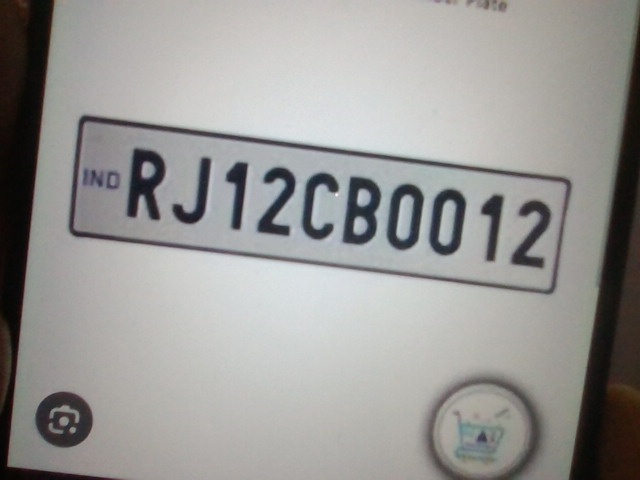
#> input picture CarPictures/car.jpg, 640 x 480 px
$ python main.py
#> lines starting #> are read from the running program, lines starting #| are printed output that depends on the picture; after the words box and inside, x2 and y2 are one past the last pixel; in counts of white or black regions, pixels touching at a corner belong together
import cv2
import imutils   # to resize our images
import pytesseract
# import winsound  # Produce sound
pytesseract.pytesseract.tesseract_cmd=r"C:\Program Files\Tesseract-OCR\tesseract.exe"  # installing tesseract ocr directory

# [12 lines of commented-out code are left out]
image=cv2.imread('CarPictures/car.jpg')
#> image is the input picture: shape (480, 640, 3); mean B, G, R 150.4, 152.7, 153.8
#we will resize and standardise our image to 500
image=imutils.resize(image,width=500)
#> image: shape (375, 500, 3)
#we will display original image when it will start finding
cv2.imshow("Original Image",image) # here original image is the name of window can give your suitable name
#cv2.waitKey(0)

#now we will convert image to gray scale
#why we do is because it will reduce the dimension , also reduces complexity of image
#and yeah there are few algorithms like canny , etc which only works on grayscale images
gray=cv2.cvtColor(image,cv2.COLOR_BGR2GRAY)
cv2.imshow("Gray Scale Image",gray)
#cv2.waitKey(0)

#now we will reduce noise from our image and make it smooth
gray=cv2.bilateralFilter(gray,11,17,17)
cv2.imshow("Smoother Image",gray)
#cv2.waitKey(0)

#now we will find the edges of images
edged=cv2.Canny(gray,170,200)
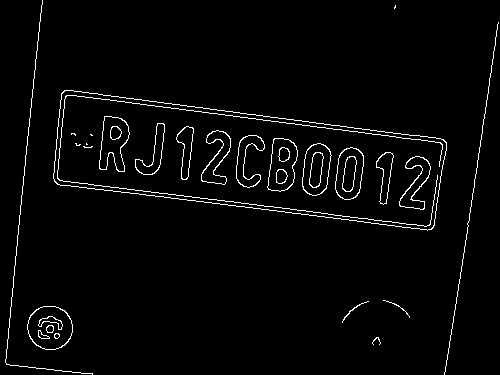
#> edged: shape (375, 500); 2.7% white in thin lines or dots
cv2.imshow("Canny edge",edged)
#cv2.waitKey(0)

#now we will find the contours based on the images.
cnts,new=cv2.findContours(edged.copy(),cv2.RETR_LIST,cv2.CHAIN_APPROX_SIMPLE)
#> cnts = 54 contours, 13 with area under 20; largest, box (x1, y1, x2, y2) and area: (53, 90, 447, 231) 35816, (53, 90, 447, 231) 35802, (27, 306, 73, 350) 1548, (27, 306, 73, 350) 1512, (267, 138, 298, 192) 1205; new = 54 rows, first 6: [1, -1, -1, -1], [2, 0, -1, -1], [3, 1, -1, -1], [4, 2, -1, -1], [5, 3, -1, -1], [6, 4, -1, -1]
#so here cnts is contours which means that it is like the curve joining all the contiour points
#new is heirarchy-relationship
#RETR_LIST - it retrives all the contours but doesn't create any parent-child relationship
#CHAIN_APPROX_SIMPLE - it removes all the redundant points and compress the contour by saving memory

#we will create a copy of our original image to draw all the contours
image1=image.copy()
cv2.drawContours(image1,cnts,-1,(0,255,0),3)
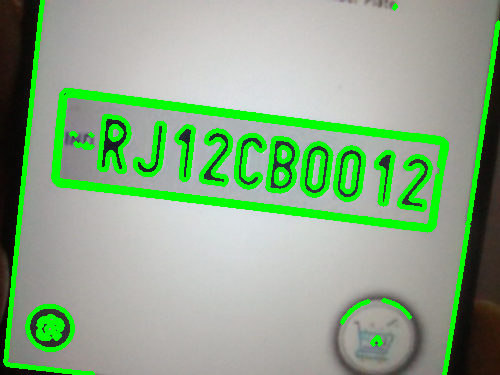
#> image1: shape (375, 500, 3); mean B, G, R 136.8, 170.3, 140.3
cv2.imshow("Canny After Contouring",image1)
#cv2.waitKey(0)

#now we don't want all the contours we are intrested only in number plate
#but can't directly locate that so we will sort them on the basic of their areas
#we will select those area which are maximum so we will select top 30 areas
#but it will give sorted list as in order of min to maximum
#so for that we will reverse the order of sorting

cnts=sorted(cnts,key=cv2.contourArea,reverse=True)[:30]
#> cnts = 30 contours; largest, box (x1, y1, x2, y2) and area: (53, 90, 447, 231) 35816, (53, 90, 447, 231) 35802, (27, 306, 73, 350) 1548, (27, 306, 73, 350) 1512, (267, 138, 298, 192) 1205
NumberPlateCount=None

#to drow top 30 contours we will make copy of original image and use
image2=image.copy()
cv2.drawContours(image2,cnts,-1,(0,255,0),3)
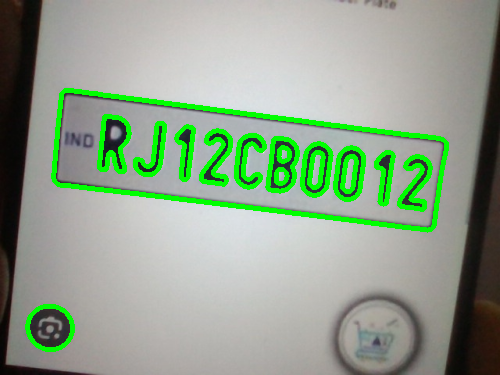
#> image2: shape (375, 500, 3); mean B, G, R 141.5, 163, 145.3
cv2.imshow("Top 30 Contours",image2)
#cv2.waitKey(0)

#now we will run a for loop on our contours to find the best possible contour of our expectes number plate
count=0
name=1  #name of our cropped image

for i in cnts:
    perimeter=cv2.arcLength(i,True)
    #perimeter is also called as arcLength and we can find directly in python using arcLength function
    approx=cv2.approxPolyDP(i,0.02*perimeter,True)
    #approxPolyDP we have used because it approximates the curve of polygon with the precision
    if(len(approx)==4):  # 4 means it has 4 corner which well be most probably our number plate as it also has 4 corners
        NumberPlateCount=approx
        #now we will crop that rectangle part
        x , y , w , h =cv2.boundingRect(i)
        crp_img=image[y:y+h,x:x+w]
        cv2.imwrite(str(name)+'.png',crp_img)
        name+=1

        break
#> this loop made 1 pass
#> (perimeter, NumberPlateCount, x, y, w, h, name) on pass 1: (990.4, [[61, 93], [57, 184], [434, 225], [443, 139]], 53, 90, 394, 141, 2)
#> pass 1, `crp_img=image[y:y+h,x:x+w]`:
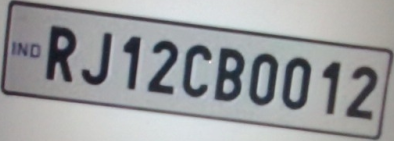
#> crp_img: shape (141, 394, 3); mean B, G, R 159, 157, 155.3
#> after the loop, name = 2

#now we will draw contour in our main image that we have identified as a number plate
cv2.drawContours(image,[NumberPlateCount],-1,(0,255,0),3)
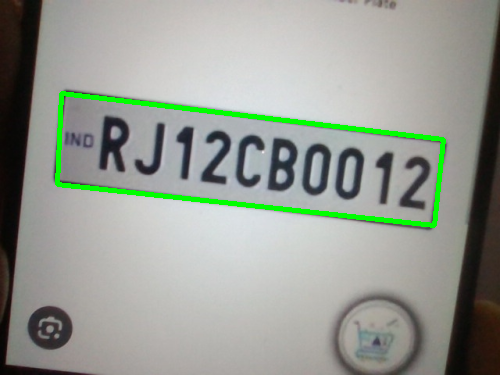
#> image: shape (375, 500, 3); mean B, G, R 147.6, 156.2, 150.9
cv2.imshow("Final Image",image)
#cv2.waitKey(0)

#we will crop only the part of number plate
crop_img_loc='1.png'
cv2.imshow("Cropped Image",cv2.imread(crop_img_loc))
#cv2.waitKey(0)

#now what we do is by using pytesseract module we will convert our image into text
#> (the run stopped early here; a loop or call above may not have finished)
